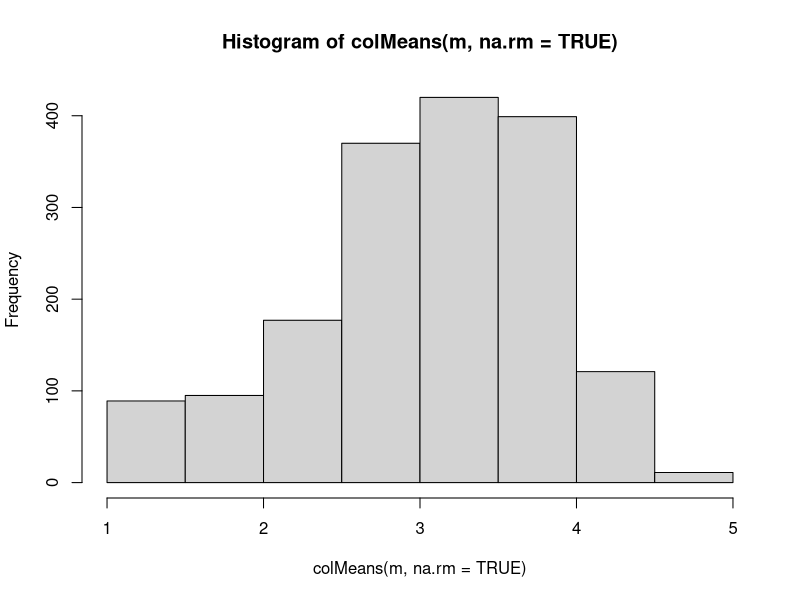
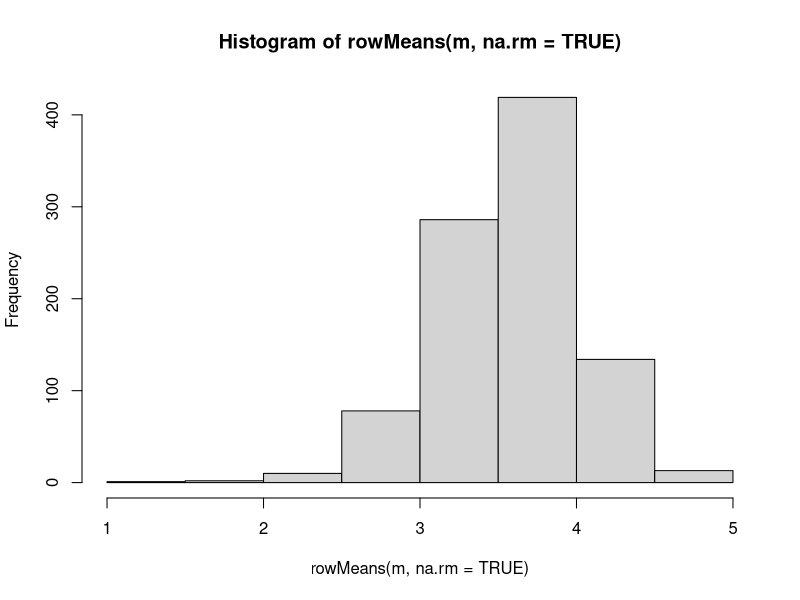

R code for these plots, in order: (Note: this script raises an error after producing the figures.)
## Appel du package Matrix.
install.packages('dplyr')
library(Matrix)
library(dplyr)


## Chargement des bases de données data, item & user.
u.data <- read.csv(file = 'u.data.csv', sep='|', header=T)

## Construction de la matrice de vote.
m <- sparseMatrix(u.data[,1],u.data[,2],x=u.data[,3])
m<-as.matrix(m)

rownames(m) <- paste('u', 1:nrow(m), sep='')
colnames(m) <- paste('i', 1:ncol(m), sep='')
m[m==0] <- NA
###############
##
## Question 1 : Déterminez un point de comparaison pour la prévision de votes (une performance minimale).
## 
###############

## Récupération de la moyenne des notes pour chaque films.
cmean<-colMeans(m, na.rm=TRUE)
rmean<-rowMeans(m, na.rm=TRUE)

hist(colMeans(m, na.rm=TRUE))
hist(rowMeans(m, na.rm=TRUE))
colMeans(m, na.rm=TRUE)
emme<-t(matrix(colMeans(m, na.rm=TRUE), ncol=nrow(m), nrow=ncol(m)))

###############
##
## Question 2 : Appliquer la décomposition SVD (en prenant soin de normaliser au préalable).
## 
###############
m2<-m

m2[is.na(m2)]<-emme[is.na(m2)]

##normalisation pour rendre les vecteurs unitaires

mNorm<-(m2/rowSums(m2**2)**(1/2))

mSvd=svd(mNorm)
mSvd$u
mSvd$d
mSvd$v

###############
##
## Question 3 :  Effectuez l'estimation des votes sur la base de SVD avec 10 dimensions.
## 
###############

reduc <- function(dim){
  return((mSvd$u[,1:dim]%*%diag(mSvd$d[1:dim])%*%t(mSvd$v)[1:dim,])*(rowSums(m2**2)**(1/2)))
  }


m10<-(mSvd$u[,1:10]%*%diag(mSvd$d[1:10])%*%t(mSvd$v)[1:10,])*(rowSums(m2**2)**(1/2))
mSvd$u[,1:1]%*%diag(mSvd$d[1:1])%*%t(mSvd$v)[1:1,]
diag(mSvd$d[1:2])
###############
##
## Question 4 : Calculez l'erreur absolue moyenne et l'erreur quadratique moyenne.
## 
###############

errorAbs<-sum(abs(m10[!is.na(m)]-m[!is.na(m)])/length(m[!is.na(m)]))
errorAbs

errorQuadr<-sum((m10[!is.na(m)]-m[!is.na(m)])**2/length(m[!is.na(m)]))**(1/2)
errorQuadr

errorQuadrFun<- function(dim){
  return(sum((reduc(dim)[!is.na(m)]-m[!is.na(m)])**2/length(m[!is.na(m)]))**(1/2))
}

###############
##
## Question 5 : Déterminez le nombre de dimensions optimal (sans appliquer de validation croisée). Un graphique doit indiquer la performance par nombre de dimension (semblable au rapport Sarwar et al.).
## 
###############

reduc()

possibledim<-seq(2,943,1)

sapply(possibledim,FUN=errorQuadrFun)


###############
##
## Question 6 : Déterminez le nombre optimal de dimensions, mais en utilisant cette fois une validation croisée.
## 
###############

mObserved=which(!is.na(m))
m.random<-sample(mObserved,length(mObserved))





svdOfCrossVal<-function(nb){
  set.test<-m.random[((nb-1)*length(m.random)/10):(nb*length(m.random)/10)]
  m.train<-m
  m.train[set.test]<-NA
  m.colmean<-t(matrix(colMeans(m.train, na.rm=TRUE), ncol=nrow(m), nrow=ncol(m)))
  m.train[is.na(m.train)]<-m.colmean[is.na(m.train)]
  rMean<-rowMeans(m.train, na.rm=TRUE)
  rMean[is.na(rMean)]<-0
  m.train.norm<-(m.train-rMean)
  m.train.norm[is.na(m.train.norm)]<-0
  return(svd(m.train.norm))
}

reducForCrossVal<-function(trainSvd,dim){
  set.test<-m.random[((nb-1)*length(m.random)/10):(nb*length(m.random)/10)]
  m.train<-m
  m.train[set.test]<-NA
  m.colmean<-t(matrix(colMeans(m.train, na.rm=TRUE), ncol=nrow(m), nrow=ncol(m)))
  m.train[is.na(m.train)]<-m.colmean[is.na(m.train)]
  rMean<-rowMeans(m.train, na.rm=TRUE)
  rMean[is.na(rMean)]<-0
  return(((matrix(unlist(trainSvd["u"]),ncol=nrow(m), nrow=nrow(m)))[,1:dim]%*%diag(unlist(trainSvd["d"])[1:dim])%*%t(matrix(unlist(trainSvd["v"]),ncol=ncol(m), nrow=ncol(m)))[1:dim,])+rMean)
}

trainSvd$d
set.test
aprox<-(trainSvd$u[,1:10]%*%diag(trainSvd$d[1:10])%*%t(trainSvd$v)[1:10,])+rowMeans(m.train)
trainSvd$u[1:10,1:10]

errorQuadrFun<- function(trainSvd,set.test,dim){
  return(sum((reducForCrossVal(trainSvd,dim)[set.test]-m[set.test])**2/length(m[set.test]))**(1/2))
}

errorAbsFun<- function(trainSvd,set.test,dim){
  return(sum(abs(reducForCrossVal(trainSvd,dim)[set.test]-m[set.test])/length(m[set.test])))
}

computeAllSVD<-function(set.test){
  return(sapply(seq(1,10,1),FUN=svdOfCrossVal))
}

SVDs=computeAllSVD(set.test)

(matrix(unlist(SVDs[,1]["u"]),ncol=nrow(m), nrow=nrow(m)))[,1:10]


calculateQuadrErr<-function(nb,dim){
set.test<-m.random[((nb-1)*length(m.random)/10):(nb*length(m.random)/10)]
return(errorQuadrFun(SVDs[,nb],set.test,dim))}

calculateAbsErr<-function(nb,dim){
  set.test<-m.random[((nb-1)*length(m.random)/10):(nb*length(m.random)/10)]
  return(errorAbsFun(SVDs[,nb],set.test,dim))}

crossVal<-function(dimension){
return(sum((sapply(c(1,2,3,4,5,6,7,8,9,10),calculateQuadrErr,dim=dimension)**2)/10)**(1/2))
}
crossValAbs<-function(dimension){
  return(sum((sapply(c(1,2,3,4,5,6,7,8,9,10),calculateAbsErr,dim=dimension)**2)/10)**(1/2))
}

possibledim<-seq(2,30,1)

sapply(possibledim,crossVal)
sapply(possibledim,crossValAbs)

#dim optimale : 11

###############
##
## Question 7 : Comparez la performance de cette approche avec celle d'une approche collaborative de votre choix (avec l'erreur quadratique et erreur absolue moyennes). Utilisez une validation croisée.
## 
###############


cosOfCrossVal<-function(nb){
  set.test<-m.random[((nb-1)*length(m.random)/10):(nb*length(m.random)/10)]
  m.train<-m
  m.train[set.test]<-NA
  m.colmean<-t(matrix(colMeans(m.train, na.rm=TRUE), ncol=nrow(m), nrow=ncol(m)))
  m.train[is.na(m.train)]<-m.colmean[is.na(m.train)]
  rMean<-rowMeans(m.train, na.rm=TRUE)
  rMean[is.na(rMean)]<-0
  m.train.norm<-(m.train-rMean)
  m.train.norm[is.na(m.train.norm)]<-0
  m.train.norm<- m.train.norm/(colSums(m.train.norm**2)**(1/2) )
  return(t(m.train.norm)%*%m.train.norm)
}
(t(matrix(colSums(m.train.norm**2),nrow=ncol(m.train.norm),ncol=nrow(m.train.norm))))
nb=1
itemItemCrossVal<-function(nb){
  
  set.test<-m.random[((nb-1)*length(m.random)/10):(nb*length(m.random)/10)]
  m.train<-m
  m.train[set.test]<-NA
  m.colmean<-t(matrix(colMeans(m.train, na.rm=TRUE), ncol=nrow(m), nrow=ncol(m)))
  m.train[is.na(m.train)]<-m.colmean[is.na(m.train)]
  rMean<-rowMeans(m.train, na.rm=TRUE)
  rMean[is.na(rMean)]<-0
  m.train.norm<-(m.train-rMean)
  m.train.norm[is.na(m.train.norm)]<-0
  m.train.normalise<- m.train.norm/(t(matrix(colSums(m.train.norm**2),nrow=ncol(m.train.norm),ncol=nrow(m.train.norm)))**(1/2) )
  m.train.normalise[is.infinite(m.train.normalise)]<-0
  m.train.normalise[is.nan(m.train.normalise)]<-0
  cosMat<-(t(m.train.normalise)%*%(m.train.normalise))
  return(m.train.norm%*%cosMat/t(matrix(rowSums(abs(cosMat)),nrow=ncol(m.train.norm),ncol=nrow(m.train.norm)))+rMean)
  
}

matrix(c(1,2,3),nrow=3,ncol=6)

itemItemCrossValQuadrErr<-function(nb){
  set.test<-m.random[((nb-1)*length(m.random)/10):(nb*length(m.random)/10)]
  return(sum((itemItemCrossVal(nb)[set.test]-m[set.test])**2/length(m[set.test]))**(1/2))
}

itemItemCrossValQuadrErr(1)
